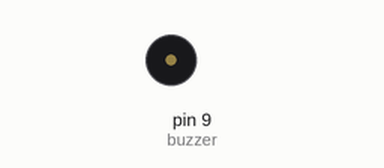
A sketch run on a simulated Arduino Uno, built with avr-gcc and run on an emulated ATmega328P. Parts: buzzer (waves = sounding).

Above: at 0.15 s.
Timing chart, 0 to 1.8 s (numbered marks = the images above):
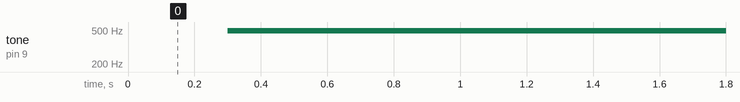

The sketch:

Buzzer.ino
```cpp
int buzzer = 9;           // the pin that the Buzzer is attached to
int loudeness = 0;    // how bright the LED is
int counter = 5;    // how many points to fade the LED by

// the setup routine runs once when you press reset:
void setup() {
  // declare pin 9 to be an output:
  pinMode(buzzer, OUTPUT);
}

// the loop routine runs over and over again forever:
void loop() {
  // set the loudeness of pin 9:
  analogWrite(buzzer, loudeness);

  // change the loudeness for next time through the loop:
  loudeness = loudeness + counter;

  // reverse the direction of the fading at the ends of the fade:
  if (loudeness == 0 || loudeness == 255) {
    counter = -counter ;
  }
  // wait for 30 milliseconds to see the dimming effect
  delay(300);
}
```

Measured:
- by itself, tone on pin 9 (buzzer): silent → 490 Hz at 0.30 s
